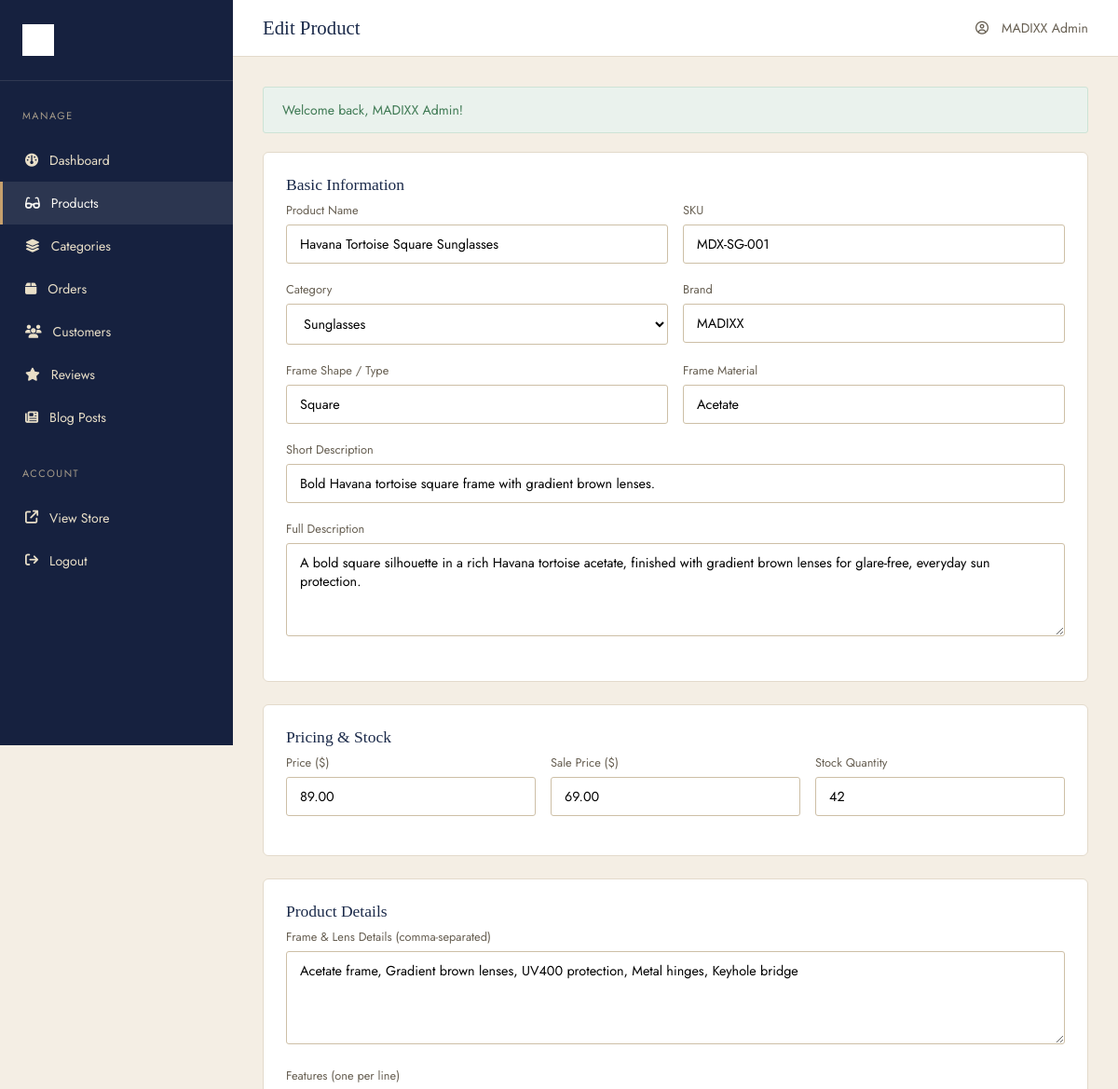
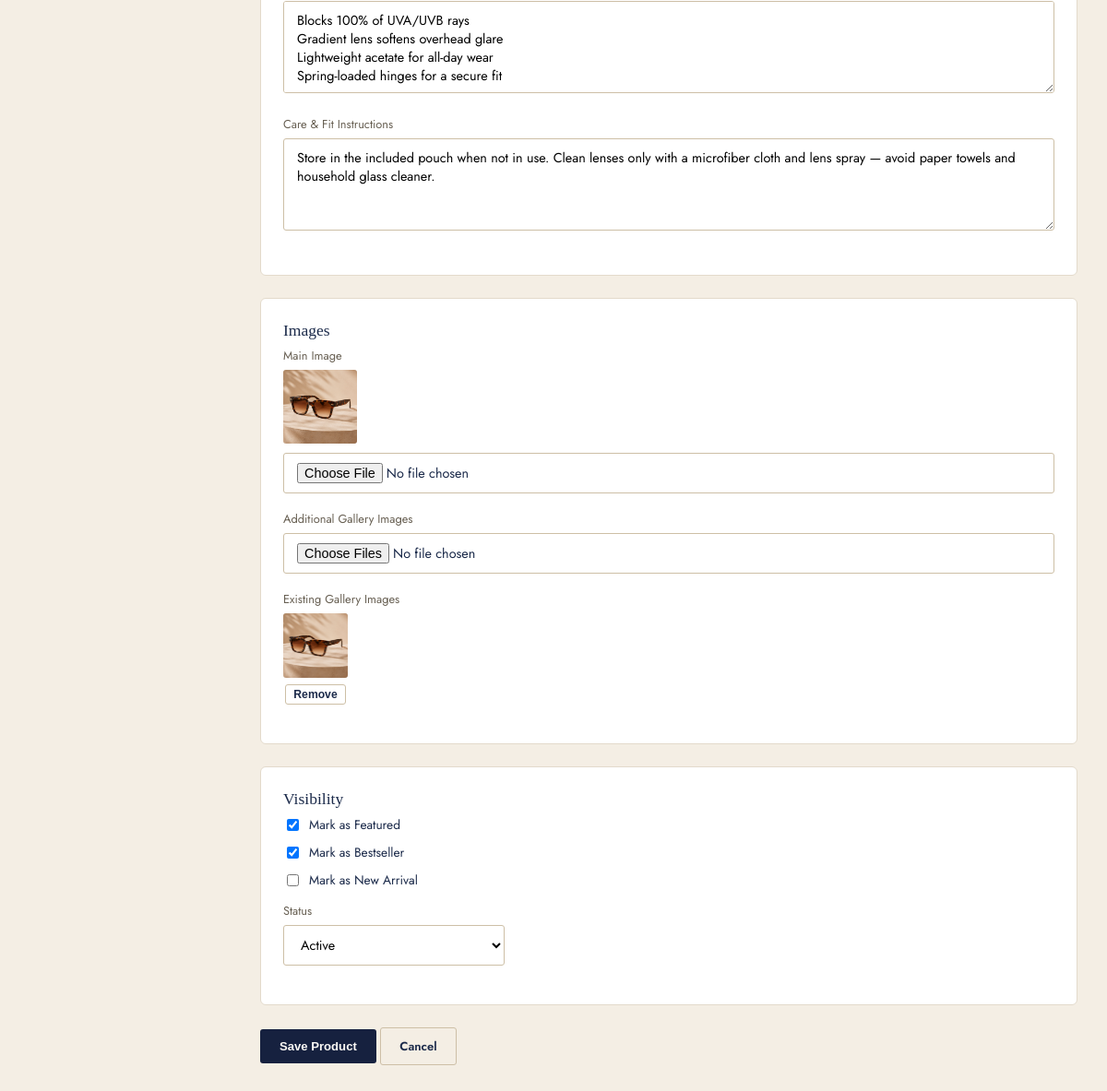
/admin/edit-product.php?id=1 (signed in), run on the app's committed database (2 pictures, top to bottom).
### tables this page shows
CREATE TABLE users (
  id INT UNSIGNED AUTO_INCREMENT PRIMARY KEY,
  name VARCHAR(150) NOT NULL,
  email VARCHAR(190) NOT NULL,
  phone VARCHAR(30) DEFAULT NULL,
  password VARCHAR(255) NOT NULL,
  role ENUM('customer','admin') NOT NULL DEFAULT 'customer',
  status ENUM('active','disabled') NOT NULL DEFAULT 'active',
  created_at TIMESTAMP DEFAULT CURRENT_TIMESTAMP,
  updated_at TIMESTAMP DEFAULT CURRENT_TIMESTAMP ON UPDATE CURRENT_TIMESTAMP,
  UNIQUE KEY uniq_email (email),
  INDEX idx_role (role)
);

CREATE TABLE products (
  id INT UNSIGNED AUTO_INCREMENT PRIMARY KEY,
  category_id INT UNSIGNED NOT NULL,
  name VARCHAR(200) NOT NULL,
  slug VARCHAR(220) NOT NULL,
  sku VARCHAR(60) NOT NULL,
  description TEXT,
  short_description VARCHAR(500),
  brand VARCHAR(100) NOT NULL DEFAULT 'MADIXX',
  product_type VARCHAR(100) DEFAULT NULL,
  skin_type VARCHAR(100) DEFAULT NULL,
  price DECIMAL(10,2) NOT NULL,
  sale_price DECIMAL(10,2) DEFAULT NULL,
  stock INT UNSIGNED NOT NULL DEFAULT 0,
  image VARCHAR(255) DEFAULT NULL,
  ingredients TEXT,
  benefits TEXT,
  how_to_use TEXT,
  rating DECIMAL(2,1) NOT NULL DEFAULT 0,
  review_count INT UNSIGNED NOT NULL DEFAULT 0,
  is_featured TINYINT(1) NOT NULL DEFAULT 0,
  is_bestseller TINYINT(1) NOT NULL DEFAULT 0,
  is_new TINYINT(1) NOT NULL DEFAULT 0,
  status ENUM('active','draft') NOT NULL DEFAULT 'active',
  created_at TIMESTAMP DEFAULT CURRENT_TIMESTAMP,
  updated_at TIMESTAMP DEFAULT CURRENT_TIMESTAMP ON UPDATE CURRENT_TIMESTAMP,
  UNIQUE KEY uniq_slug (slug),
  UNIQUE KEY uniq_sku (sku),
  INDEX idx_category (category_id),
  INDEX idx_featured (is_featured),
  INDEX idx_bestseller (is_bestseller),
  INDEX idx_new (is_new),
  INDEX idx_status (status),
  INDEX idx_price (price),
  FULLTEXT INDEX idx_search (name, short_description, brand, product_type),
  CONSTRAINT fk_products_category FOREIGN KEY (category_id) REFERENCES categories(id) ON DELETE RESTRICT
);

CREATE TABLE categories (
  id INT UNSIGNED AUTO_INCREMENT PRIMARY KEY,
  name VARCHAR(100) NOT NULL,
  slug VARCHAR(120) NOT NULL,
  description TEXT,
  image VARCHAR(255),
  created_at TIMESTAMP DEFAULT CURRENT_TIMESTAMP,
  UNIQUE KEY uniq_slug (slug)
);

CREATE TABLE product_images (
  id INT UNSIGNED AUTO_INCREMENT PRIMARY KEY,
  product_id INT UNSIGNED NOT NULL,
  image VARCHAR(255) NOT NULL,
  sort_order SMALLINT UNSIGNED NOT NULL DEFAULT 0,
  CONSTRAINT fk_images_product FOREIGN KEY (product_id) REFERENCES products(id) ON DELETE CASCADE
);

### admin/edit-product.php (called while the page is built, shortened)
<?php
$pdo = db();
$productId = (int) ($_GET['id'] ?? 0);
$stmt = $pdo->prepare('SELECT * FROM products WHERE id = :id');
$stmt->execute(['id' => $productId]);
$product = $stmt->fetch();
$categories = $pdo->query('SELECT id, name FROM categories ORDER BY name ASC')->fetchAll();
$galleryStmt = $pdo->prepare('SELECT * FROM product_images WHERE product_id = :id ORDER BY sort_order ASC');
$galleryStmt->execute(['id' => $productId]);
$galleryImages = $galleryStmt->fetchAll();
$pageTitle = 'Edit Product';
$activeAdminPage = 'products';
require __DIR__ . '/includes/admin-header.php';
require __DIR__ . '/includes/product-form.php';
require __DIR__ . '/includes/admin-footer.php';

### includes/functions.php (called while the page is built, shortened)
<?php
function e(?string $value): string
{
    return htmlspecialchars($value ?? '', ENT_QUOTES, 'UTF-8');
}
function base_url(string $path = ''): string
{
    return BASE_URL . ltrim($path, '/');
}
function get_flashes(): array
{
    $flashes = $_SESSION['flash'] ?? [];
    return $flashes;
}

### includes/auth.php (called while the page is built, shortened)
<?php
function is_logged_in(): bool
{
    return !empty($_SESSION['user_id']);
}
function current_user_id(): ?int
{
    return isset($_SESSION['user_id']) ? (int) $_SESSION['user_id'] : null;
}
function current_user(): ?array
{
    $stmt = db()->prepare('SELECT id, name, email, phone, role, status, created_at FROM users WHERE id = :id');
    $stmt->execute(['id' => current_user_id()]);
    $user = $stmt->fetch();
    return $cached = ($user ?: null);
}

### config/database.php (called while the page is built, shortened)
<?php
function db(): PDO
{
    static $pdo = null;
    if ($pdo === null) {
        $dsn = 'mysql:host=' . DB_HOST . ';dbname=' . DB_NAME . ';charset=' . DB_CHARSET;
        $options = [
            PDO::ATTR_ERRMODE            => PDO::ERRMODE_EXCEPTION,
            PDO::ATTR_DEFAULT_FETCH_MODE => PDO::FETCH_ASSOC,
            PDO::ATTR_EMULATE_PREPARES   => false,
        ];
        try {
            $pdo = new PDO($dsn, DB_USER, DB_PASS, $options);
        } catch (PDOException $e) {
            error_log('MADIXX DB connection failed: ' . $e->getMessage());
            http_response_code(500);
            die('We are experiencing a technical issue. Please try again shortly.');
        }
    }
    return $pdo;
}

### admin/includes/product-form.php (the view, shortened to what this page needs)
<?php
$p = $product ?? [];
$val = static fn (string $key, $default = '') => e((string) ($p[$key] ?? $default));
?>
<form method="post" enctype="multipart/form-data">
  <div class="admin-card">
    <h3>Basic Information</h3>
    <div class="form-row">
      <div class="form-group"><label>Product Name</label><input type="text" name="name" required value="<?= $val('name') ?>"></div>
      <div class="form-group"><label>SKU</label><input type="text" name="sku" required value="<?= $val('sku') ?>"></div>
    </div>
    <div class="form-row">
      <div class="form-group">
        <label>Category</label>
        <select name="category_id" required>
          <?php foreach ($categories as $cat): ?>
          <option value="<?= (int) $cat['id'] ?>" <?= (string) ($p['category_id'] ?? '') === (string) $cat['id'] ? 'selected' : '' ?>><?= e($cat['name']) ?></option>
          <?php endforeach; ?>
        </select>
      </div>
      <div class="form-group"><label>Brand</label><input type="text" name="brand" value="<?= $val('brand', 'MADIXX') ?>"></div>
    </div>
    <div class="form-row">
      <div class="form-group"><label>Frame Shape / Type</label><input type="text" name="product_type" placeholder="Square, Round, Aviator, Cat-Eye, Case…" value="<?= $val('product_type') ?>"></div>
      <div class="form-group"><label>Frame Material</label><input type="text" name="skin_type" placeholder="Acetate, Metal, Titanium…" value="<?= $val('skin_type') ?>"></div>
    </div>
    <div class="form-group"><label>Short Description</label><input type="text" name="short_description" value="<?= $val('short_description') ?>"></div>
    <div class="form-group"><label>Full Description</label><textarea name="description"><?= $val('description') ?></textarea></div>
  </div>
  <div class="admin-card">
    <h3>Pricing &amp; Stock</h3>
    <div class="form-row-3">
      <div class="form-group"><label>Price ($)</label><input type="number" step="0.01" min="0" name="price" required value="<?= $val('price') ?>"></div>
      <div class="form-group"><label>Sale Price ($)</label><input type="number" step="0.01" min="0" name="sale_price" value="<?= $val('sale_price') ?>"></div>
      <div class="form-group"><label>Stock Quantity</label><input type="number" min="0" name="stock" required value="<?= $val('stock', '0') ?>"></div>
    </div>
  </div>
  <div class="admin-card">
    <h3>Product Details</h3>
    <div class="form-group"><label>Frame &amp; Lens Details (comma-separated)</label><textarea name="ingredients"><?= $val('ingredients') ?></textarea></div>
    <div class="form-group"><label>Features (one per line)</label><textarea name="benefits"><?= $val('benefits') ?></textarea></div>
    <div class="form-group"><label>Care &amp; Fit Instructions</label><textarea name="how_to_use"><?= $val('how_to_use') ?></textarea></div>
  </div>
  <div class="admin-card">
    <h3>Images</h3>
    <div class="form-group">
      <label>Main Image</label>
      <?php if (!empty($p['image'])): ?><img src="<?= e(base_url($p['image'])) ?>" class="table-thumb" style="width:80px;height:80px;margin-bottom:10px;" alt=""><?php endif; ?>
      <input type="file" name="main_image" accept="image/jpeg,image/png,image/webp,image/gif">
    </div>
    <div class="form-group">
      <label>Additional Gallery Images</label>
      <input type="file" name="gallery_images[]" accept="image/jpeg,image/png,image/webp,image/gif" multiple>
    </div>
    <?php if (!empty($galleryImages)): ?>
    <div class="form-group">
      <label>Existing Gallery Images</label>
      <div style="display:flex;gap:12px;flex-wrap:wrap;">
        <?php foreach ($galleryImages as $img): ?>
        <div style="text-align:center;">
          <img src="<?= e(base_url($img['image'])) ?>" class="table-thumb" style="width:70px;height:70px;margin-bottom:6px;" alt="">
          <form method="post" style="margin:0;">
            <button type="submit" class="btn btn-outline btn-sm" style="padding:3px 8px;">Remove</button>
          </form>
        </div>
        <?php endforeach; ?>
      </div>
    </div>
    <?php endif; ?>
  </div>
  <div class="admin-card">
    <h3>Visibility</h3>
    <label class="checkbox-row"><input type="checkbox" name="is_featured" value="1" <?= !empty($p['is_featured']) ? 'checked' : '' ?>> Mark as Featured</label>
    <label class="checkbox-row"><input type="checkbox" name="is_bestseller" value="1" <?= !empty($p['is_bestseller']) ? 'checked' : '' ?>> Mark as Bestseller</label>
    <label class="checkbox-row"><input type="checkbox" name="is_new" value="1" <?= !empty($p['is_new']) ? 'checked' : '' ?>> Mark as New Arrival</label>
    <div class="form-group" style="margin-top:14px;max-width:240px;">
      <label>Status</label>
      <select name="status">
        <option value="active" <?= ($p['status'] ?? 'active') === 'active' ? 'selected' : '' ?>>Active</option>
      </select>
    </div>
  </div>
  <button type="submit" name="action" value="save" class="btn btn-primary">Save Product</button>
  <a href="<?= e(base_url('admin/products.php')) ?>" class="btn btn-outline">Cancel</a>
</form>

### admin/includes/admin-header.php (shortened to what this page needs)
<?php
$adminUser = current_user();
$navItems = [
    'dashboard'  => ['label' => 'Dashboard', 'icon' => 'fa-gauge', 'url' => 'admin/index.php'],
    'products'   => ['label' => 'Products', 'icon' => 'fa-glasses', 'url' => 'admin/products.php'],
    'categories' => ['label' => 'Categories', 'icon' => 'fa-layer-group', 'url' => 'admin/categories.php'],
    'orders'     => ['label' => 'Orders', 'icon' => 'fa-box', 'url' => 'admin/orders.php'],
    'customers'  => ['label' => 'Customers', 'icon' => 'fa-users', 'url' => 'admin/customers.php'],
    'reviews'    => ['label' => 'Reviews', 'icon' => 'fa-star', 'url' => 'admin/reviews.php'],
    'blog'       => ['label' => 'Blog Posts', 'icon' => 'fa-newspaper', 'url' => 'admin/blog.php'],
];
?><!DOCTYPE html>
<html lang="en">
<head>
<link rel="stylesheet" href="https://cdnjs.cloudflare.com/ajax/libs/font-awesome/6.5.2/css/all.min.css">
<link rel="stylesheet" href="<?= e(base_url('assets/css/admin.css')) ?>">
</head>
<body>
<div class="admin-shell">
  <aside class="admin-sidebar" id="adminSidebar">
    <a href="<?= e(base_url('admin/index.php')) ?>" class="logo"><img src="<?= e(base_url('assets/images/logo.png')) ?>" alt="MADIXX" style="height:34px;width:auto;filter:brightness(0) invert(1);"></a>
    <nav class="admin-nav">
      <p class="nav-section">Manage</p>
      <?php foreach ($navItems as $key => $item): ?>
      <a href="<?= e(base_url($item['url'])) ?>" class="<?= ($activeAdminPage ?? '') === $key ? 'active' : '' ?>">
        <i class="fa-solid <?= e($item['icon']) ?>"></i> <?= e($item['label']) ?>
      </a>
      <?php endforeach; ?>
      <p class="nav-section">Account</p>
      <a href="<?= e(base_url('index.php')) ?>" target="_blank"><i class="fa-solid fa-arrow-up-right-from-square"></i> View Store</a>
      <a href="<?= e(base_url('admin/logout.php')) ?>"><i class="fa-solid fa-arrow-right-from-bracket"></i> Logout</a>
    </nav>
  </aside>
  <div class="admin-main">
    <div class="admin-topbar">
      <h1><?= e($pageTitle ?? 'Dashboard') ?></h1>
      <div class="admin-topbar-user">
        <i class="fa-regular fa-circle-user"></i> <?= e($adminUser['name'] ?? 'Admin') ?>
      </div>
    </div>
    <div class="admin-content">
      <?php foreach (get_flashes() as $f): ?>
      <div class="flash flash-<?= e($f['type']) ?>"><?= e($f['message']) ?></div>
      <?php endforeach; ?>

### assets/css/admin.css (style rules this page uses)
:root { --color-ivory: #FBF9F5; --color-cream: #F4EEE4; --color-blush: #EFE6D7; --color-dusty-rose: #C6A06D; --color-dusty-rose-dark: #A67F4C; --color-champagne: #E9DFC8; --color-champagne-dark: #CBAD7B; --color-espresso: #16213F; --color-charcoal: #0E1730; --color-white: #FFFFFF; --text-dark: #1B2A4A; --text-muted: #675F52; --text-light: #A79C8A; --border-soft: #E3DACB; --border-strong: #CDBFA6; --success: #3F7A54; --error: #B23B32; --font-heading: 'Playfair Display', Georgia, serif; --font-body: 'Jost', 'Helvetica Neue', Arial, sans-serif; --radius-sm: 3px; --radius-md: 6px; --sidebar-width: 250px; }
* { box-sizing: border-box; }
body { margin: 0; font-family: var(--font-body); background: var(--color-cream); color: var(--text-dark); font-size: 15px; }
h1, h2, h3, h4 { font-family: var(--font-heading); font-weight: 500; margin: 0 0 0.4em; }
a { color: inherit; text-decoration: none; }
img { max-width: 100%; display: block; }
.admin-shell { display: flex; min-height: 100vh; }
.admin-sidebar { width: var(--sidebar-width); background: var(--color-espresso); color: var(--color-champagne); flex-shrink: 0; position: sticky; top: 0; height: 100vh; overflow-y: auto; }
.admin-sidebar .logo { display: block; padding: 26px 24px; font-family: var(--font-heading); font-size: 1.3rem; letter-spacing: 3px; color: var(--color-ivory); border-bottom: 1px solid rgba(237,231,219,0.12); }
.admin-nav a { display: flex; align-items: center; gap: 12px; padding: 13px 24px; font-size: 0.88rem; color: var(--color-champagne); border-left: 3px solid transparent; }
.admin-nav a.active { background: rgba(237,231,219,0.1); border-left-color: var(--color-dusty-rose); color: var(--color-ivory); }
.admin-nav .nav-section { padding: 18px 24px 6px; font-size: 0.68rem; letter-spacing: 1.5px; text-transform: uppercase; color: var(--text-light); }
.admin-main { flex: 1; min-width: 0; }
.admin-topbar { display: flex; justify-content: space-between; align-items: center; padding: 18px 32px; background: var(--color-white); border-bottom: 1px solid var(--border-soft); position: sticky; top: 0; z-index: 10; }
.admin-topbar h1 { font-size: 1.3rem; margin: 0; }
.admin-topbar-user { display: flex; align-items: center; gap: 14px; font-size: 0.88rem; color: var(--text-muted); }
.admin-content { padding: 32px; }
.admin-card { background: var(--color-white); border: 1px solid var(--border-soft); border-radius: var(--radius-md); padding: 24px; margin-bottom: 24px; }
.table-thumb { width: 44px; height: 44px; object-fit: cover; border-radius: var(--radius-sm); background: var(--color-cream); }
.btn { display: inline-flex; align-items: center; gap: 6px; padding: 10px 20px; font-size: 0.82rem; font-weight: 600; border-radius: var(--radius-sm); border: 1px solid transparent; cursor: pointer; }
.btn-primary { background: var(--color-espresso); color: var(--color-ivory); }
.btn-outline { background: transparent; border-color: var(--border-strong); color: var(--text-dark); }
.btn-sm { padding: 6px 14px; font-size: 0.76rem; }
.form-group { margin-bottom: 18px; }
.form-group label { display: block; font-size: 0.8rem; color: var(--text-muted); margin-bottom: 6px; }
.form-row { display: grid; grid-template-columns: 1fr 1fr; gap: 16px; }
.form-row-3 { display: grid; grid-template-columns: 1fr 1fr 1fr; gap: 16px; }
input[type="text"], input[type="email"], input[type="password"], input[type="tel"], input[type="number"], input[type="search"], input[type="file"], select, textarea { width: 100%; padding: 10px 14px; border: 1px solid var(--border-strong); border-radius: var(--radius-sm); background: var(--color-white); font-family: inherit; font-size: 0.9rem; outline: none; }
textarea { min-height: 100px; resize: vertical; }
.checkbox-row { display: flex; align-items: center; gap: 8px; font-size: 0.86rem; margin-bottom: 10px; }
.flash { padding: 14px 20px; border-radius: var(--radius-sm); font-size: 0.88rem; margin-bottom: 20px; }
.flash-success { background: #EAF2ED; color: var(--success); border: 1px solid #CDE3D5; }

### data on the page
users: name "MADIXX Admin"
products: name "Havana Tortoise Square Sunglasses", sku "MDX-SG-001", category_id "Sunglasses", brand "MADIXX", product_type "Square", skin_type "Acetate", short_description "Bold Havana tortoise square frame with gradient brown lenses.", description "A bold square silhouette in a rich Havana tortoise acetate, finished with gradient brown lenses for glare-free, everyday sun protection.", price "89.00", sale_price "69.00", stock "42", ingredients "Acetate frame, Gradient brown lenses, UV400 protection, Metal hinges, Keyhole bridge", benefits "Blocks 100% of UVA/UVB rays Gradient lens softens overhead glare Lightweight acetate for all-day wear Spring-loaded hinges for a secure fit", how_to_use "Store in the included pouch when not in use. Clean lenses only with a microfiber cloth and lens spray — avoid paper towels and household glass cleaner.", image (picture), is_featured "☑", is_bestseller "☑", status "Active"
product_images: image (picture)

### other printed values
$item['label'] "Dashboard"
$item['label'] "Products"
$item['label'] "Categories"
$item['label'] "Orders"
$item['label'] "Customers"
$item['label'] "Reviews"
$item['label'] "Blog Posts"
$pageTitle "Edit Product"
$f['message'] "Welcome back, MADIXX Admin!"
